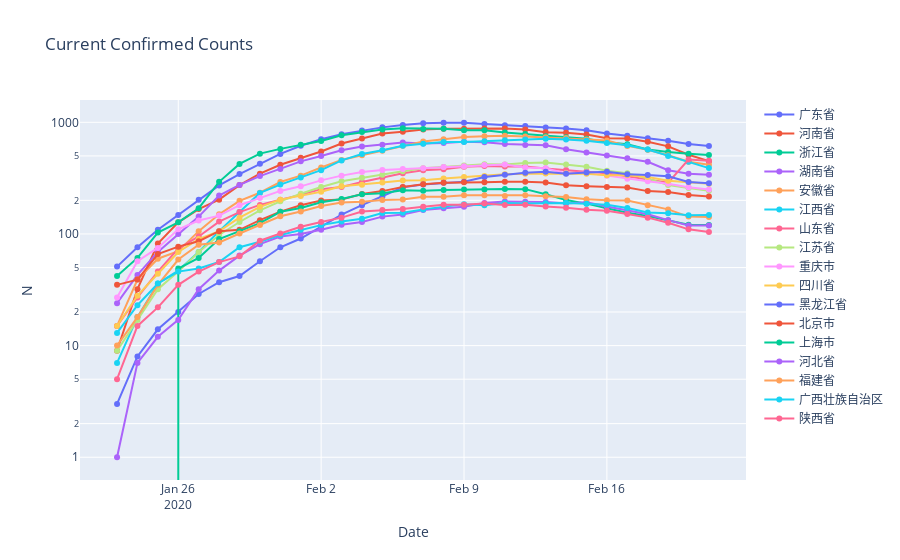

Write notebook code for a chart like this one.
### Code cell
fig = go.Figure()
for province in provinces:
    result = result_p[result_p['name'] == province]
    if 10000 > np.max(result.confirmedCount) > 200:
        fig.add_trace(
            go.Scatter(x=result.date,
                       y=result.confirmedCount - result.curedCount -
                       result.deadCount,
                       mode='lines+markers',
                       name=province))
fig.update_layout(title="Current Confirmed Counts",
                  xaxis_title="Date",
                  yaxis_title="N")
fig.show()
